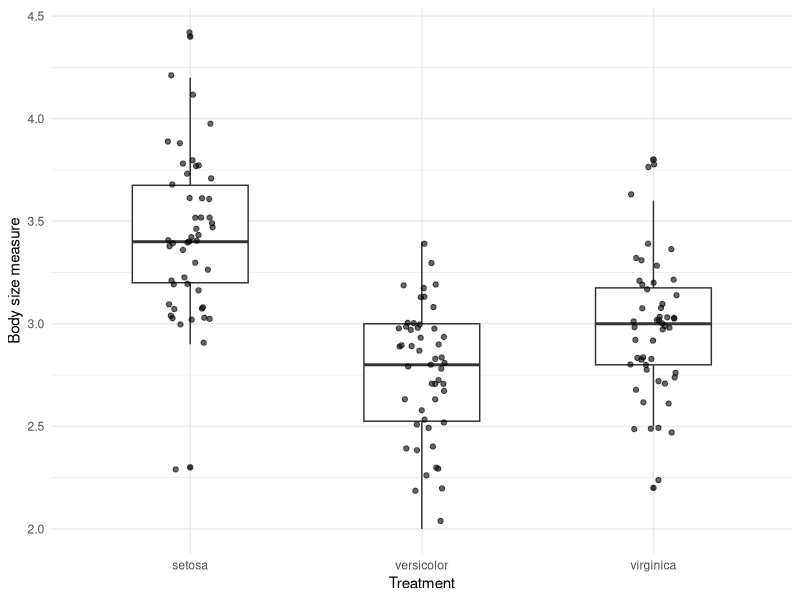

This chart was generated by the following R code: (Note: this script raises an error after producing the figure.)
## ---- chunk 1
knitr::opts_chunk$set(echo = TRUE)
## ---- chunk 2
library(tidyverse)
library(testthat)
## ---- chunk 3

#' Quick boxplot and summary statistics 
#'
#' 'box_and_stats()' returns a boxplot and summary statistics (max, min, mean, 
#'    median, standard deviation) for a dataset which contains categorical 
#'    treatment groups and a measured numeric variable. This function was made 
#'    to assess the body size of insects (or any measured numeric variable) from 
#'    different experimental growth treatments. 
#'
#' @param data a tidy data set. The data must be 'tidy' for this function to 
#'    work, so each column must be a variable, each row must be a unique 
#'    observation, and each cell must contain a single value.
#' @param x a column which contains different categorical treatments, and can be 
#'    characters or factors. These are the treatments groups the measured 
#'    variable will be divided into for analyses. The presence of NA values is
#'    not permitted.
#' @param y a column which contains the measured numeric variable. This is 
#'    dependent variable the summary statistics will be calculated from. The 
#'    presence of NA values is permitted, however they will be removed for analyses. 
#' @return This function will return two items. The first item being a boxplot 
#'    displaying the data from the numeric measured variable grouped by the 
#'    identified treatments. The second item is a tibble containing 6 columns: 
#'    1 column containing the different treatments, and 5 columns for the 
#'    minimum, maximum, mean, median, and standard deviation for the measured 
#'    variable from each treatment. 

box_and_stats <- function(data, x, y) {
  
   x_data_check <- dplyr::summarise(data,
                                   is_character_x = is.character({{x}}) | is.factor({{x}}),
                                   class_x = class({{x}}))
  if(!x_data_check$is_character_x) {
    stop("Selected x-column is not character or factor, column is:", x_data_check$class_x)}
   
   y_data_check <- dplyr::summarise(data,
                                   is_numeric_y = is.numeric({{y}}),
                                   class_y = class({{y}}))
  if(!y_data_check$is_numeric_y) {
    stop("Selected y-column is not numeric, column is:", y_data_check$class_y)}
   
  data_to_analyze <- data %>%
    dplyr::mutate(fun_treatment = as.factor({{x}})) %>%
    dplyr::mutate(fun_bodysize = {{y}}) %>%
    dplyr::filter(fun_treatment != "NA") %>%
    dplyr::filter(fun_bodysize != "NA")
  
  quick_boxplot <- data_to_analyze %>%
    ggplot2::ggplot(mapping = ggplot2::aes(x=fun_treatment, y=fun_bodysize))+ 
    ggplot2::geom_boxplot(mapping = ggplot2::aes(x=fun_treatment,y=fun_bodysize),width=0.5)+
    ggplot2::geom_jitter(mapping = ggplot2::aes(x=fun_treatment, y=fun_bodysize), width = 0.1, alpha = 0.6)+
    ggplot2::theme_minimal()+
    ggplot2::ylab("Body size measure") +
    ggplot2::xlab("Treatment")
    
  quick_stats <- data_to_analyze %>%
    dplyr::group_by(fun_treatment) %>%
    dplyr::summarize(min = min(fun_bodysize),
                     max = max(fun_bodysize),
                     mean = mean(fun_bodysize),
                     median = median(fun_bodysize),
                     SD = sd(fun_bodysize))
  
  quick_results <- list(quick_boxplot, quick_stats)
                     
  return(quick_results)
  
}
## ---- chunk 4
box_and_stats(iris, Species, Sepal.Width)
## ---- chunk 5
box_and_stats(mtcars, cyl, wt)
## ---- chunk 6

mtcars_new <- mtcars %>%
  mutate_at(vars(cyl), factor)

box_and_stats(mtcars_new, cyl, wt)

## ---- chunk 7
test_that("Error message with incorrect x input type", {
  expect_error(box_and_stats(mtcars, cyl, wt))
})
test_that("Error message with incorrect y input type", {
  expect_error(box_and_stats(iris, species, "hello"))
})

test_that("Returns the correct outputs", {
  subject <- box_and_stats(iris, Species, Sepal.Width)
  expect_s3_class(subject[[1]], "ggplot")
  expect_s3_class(subject[[2]], "data.frame")
})

test_that("Returns correct output", {
  expect_type(box_and_stats(iris, Species, Sepal.Width), "list")
})

#Creating two dataframes, one without NAs and one with 1 added NA for each 
#categorical variable.
df1 <- tibble(
  x = c("m", "a", "b","m", "a", "b", "m", "a", "b", "m", "a", "b", "m", "a", "b"),
  y = c(1, 1, 2, 2, 3, 3, 4, 4, 5, 5, 6, 6, NA, NA , NA)
)
df2 <- tibble(
  x = c("m", "a", "b","m", "a", "b", "m", "a", "b", "m", "a", "b", "m", "a", "b"),
  y = c(1, 1, 2, 2, 3, 3, 4, 4, 5, 5, 6, 6, NA, NA , NA)
)

test_that("Works the same with and without NA values in columns",{
  expect_equal(box_and_stats(df1, x, y), box_and_stats(df2,x,y))
})
